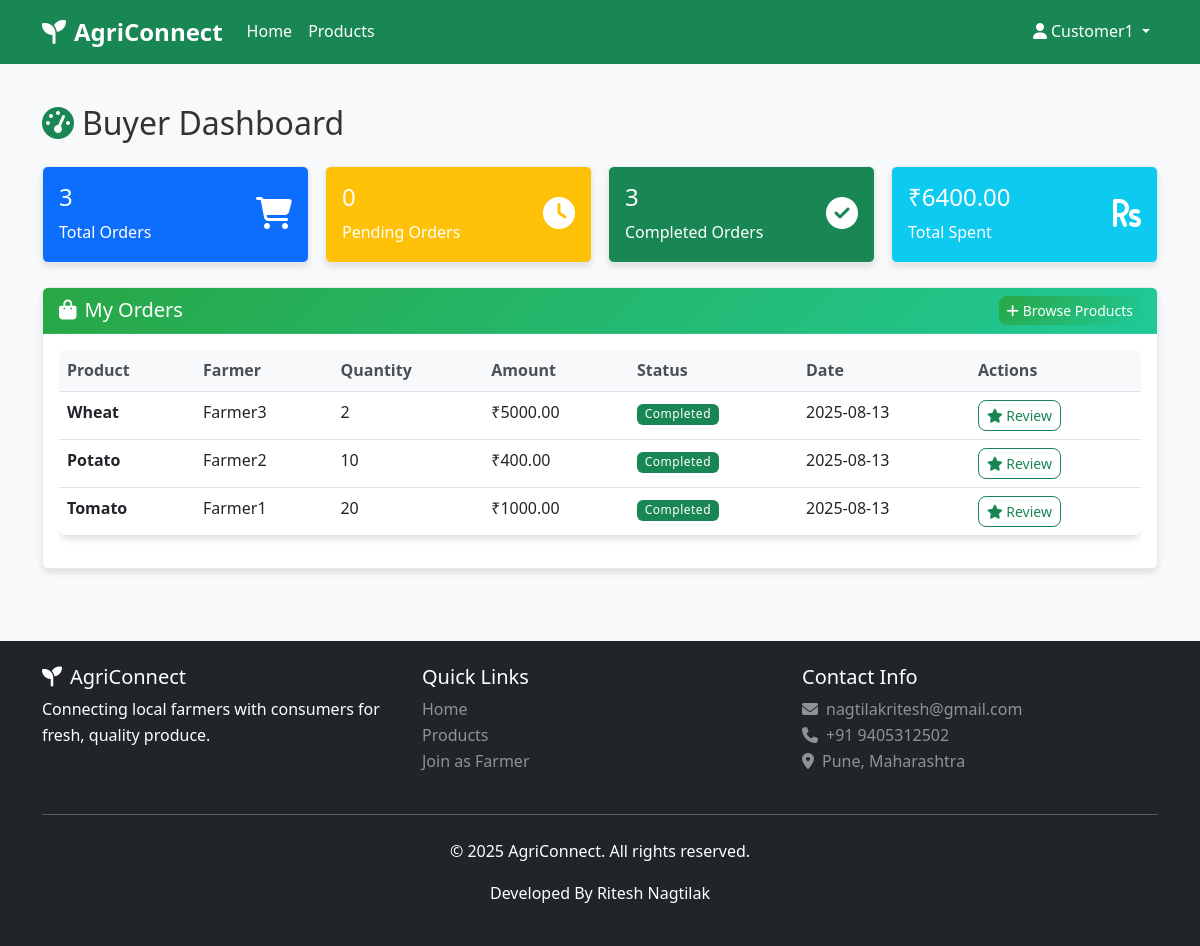
The page /buyer/dashboard (signed in) on the database its author committed.
### tables this page shows
CREATE TABLE orders (
            id INTEGER PRIMARY KEY AUTOINCREMENT,
            buyer_id INTEGER NOT NULL,
            farmer_id INTEGER NOT NULL,
            product_id INTEGER NOT NULL,
            quantity INTEGER NOT NULL,
            total_amount REAL NOT NULL,
            status TEXT DEFAULT 'pending',
            created_at TIMESTAMP DEFAULT CURRENT_TIMESTAMP,
            FOREIGN KEY (buyer_id) REFERENCES users (id),
            FOREIGN KEY (farmer_id) REFERENCES users (id),
            FOREIGN KEY (product_id) REFERENCES products (id)
        );

CREATE TABLE products (
            id INTEGER PRIMARY KEY AUTOINCREMENT,
            farmer_id INTEGER NOT NULL,
            name TEXT NOT NULL,
            category TEXT NOT NULL,
            price REAL NOT NULL,
            unit TEXT NOT NULL,
            stock_quantity INTEGER NOT NULL,
            description TEXT,
            image_filename TEXT,
            created_at TIMESTAMP DEFAULT CURRENT_TIMESTAMP,
            FOREIGN KEY (farmer_id) REFERENCES users (id)
        );

CREATE TABLE users (
            id INTEGER PRIMARY KEY AUTOINCREMENT,
            username TEXT UNIQUE NOT NULL,
            email TEXT UNIQUE NOT NULL,
            password_hash TEXT NOT NULL,
            user_type TEXT NOT NULL,
            full_name TEXT NOT NULL,
            phone TEXT,
            address TEXT,
            created_at TIMESTAMP DEFAULT CURRENT_TIMESTAMP
        );

### app.py (the view)
@app.route('/buyer/dashboard')
def buyer_dashboard():
    if 'user_id' not in session or session['user_type'] != 'buyer':
        return redirect(url_for('login'))
    conn = get_db_connection()
    orders = conn.execute('''
        SELECT o.*, p.name as product_name, u.full_name as farmer_name
        FROM orders o
        JOIN products p ON o.product_id = p.id
        JOIN users u ON o.farmer_id = u.id
        WHERE o.buyer_id = ?
        ORDER BY o.created_at DESC
    ''', (session['user_id'],)).fetchall()
    conn.close()
    return render_template('buyer_dashboard.html', orders=orders)

### app.py (called while the page is built)
def get_db_connection():
    conn = sqlite3.connect('agriconnect.db')
    conn.row_factory = sqlite3.Row
    return conn

### templates/buyer_dashboard.html (shortened to what this page needs)
{% extends "base.html" %}
{% block content %}
<div class="container py-4">
    <div class="row">
        <div class="col-12">
            <h2 class="mb-4"><i class="fas fa-tachometer-alt me-2 text-success"></i>Buyer Dashboard</h2>
        </div>
    </div>
    <div class="row g-3 mb-4">
        <div class="col-md-3">
            <div class="card bg-primary text-white">
                <div class="card-body">
                    <div class="d-flex justify-content-between">
                        <div>
                            <h4>{{ orders|length }}</h4>
                            <p class="mb-0">Total Orders</p>
                        </div>
                        <div class="align-self-center">
                            <i class="fas fa-shopping-cart fa-2x"></i>
                        </div>
                    </div>
                </div>
            </div>
        </div>
        <div class="col-md-3">
            <div class="card bg-warning text-white">
                <div class="card-body">
                    <div class="d-flex justify-content-between">
                        <div>
                            <h4>{{ orders|selectattr("status", "equalto", "pending")|list|length }}</h4>
                            <p class="mb-0">Pending Orders</p>
                        </div>
                        <div class="align-self-center">
                            <i class="fas fa-clock fa-2x"></i>
                        </div>
                    </div>
                </div>
            </div>
        </div>
        <div class="col-md-3">
            <div class="card bg-success text-white">
                <div class="card-body">
                    <div class="d-flex justify-content-between">
                        <div>
                            <h4>{{ orders|selectattr("status", "equalto", "completed")|list|length }}</h4>
                            <p class="mb-0">Completed Orders</p>
                        </div>
                        <div class="align-self-center">
                            <i class="fas fa-check-circle fa-2x"></i>
                        </div>
                    </div>
                </div>
            </div>
        </div>
        <div class="col-md-3">
            <div class="card bg-info text-white">
                <div class="card-body">
                    <div class="d-flex justify-content-between">
                        <div>
                            <h4>₹{{ "%.2f"|format(orders|sum(attribute="total_amount")) }}</h4>
                            <p class="mb-0">Total Spent</p>
                        </div>
                        <div class="align-self-center">
                            <i class="fas fa-rupee-sign fa-2x"></i>
                        </div>
                    </div>
                </div>
            </div>
        </div>
    </div>
    <div class="row">
        <div class="col-12">
            <div class="card">
                <div class="card-header d-flex justify-content-between align-items-center">
                    <h5 class="mb-0"><i class="fas fa-shopping-bag me-2"></i>My Orders</h5>
                    <a href="{{ url_for('product_list') }}" class="btn btn-success btn-sm">
                        <i class="fas fa-plus me-1"></i>Browse Products
                    </a>
                </div>
                <div class="card-body">
                    {% if orders %}
                        <div class="table-responsive">
                            <table class="table table-hover">
                                <thead>
                                    <tr>
                                        <th>Product</th>
                                        <th>Farmer</th>
                                        <th>Quantity</th>
                                        <th>Amount</th>
                                        <th>Status</th>
                                        <th>Date</th>
                                        <th>Actions</th>
                                    </tr>
                                </thead>
                                <tbody>
                                    {% for order in orders %}
                                    <tr>
                                        <td>
                                            <span class="fw-semibold">{{ order.product_name }}</span>
                                        </td>
                                        <td>{{ order.farmer_name }}</td>
                                        <td>{{ order.quantity }}</td>
                                        <td>₹{{ "%.2f"|format(order.total_amount) }}</td>
                                        <td>
                                            {% if order.status == 'pending' %}
                                                <span class="badge bg-warning">{{ order.status.title() }}</span>
                                            {% elif order.status == 'completed' %}
                                                <span class="badge bg-success">{{ order.status.title() }}</span>
                                            {% elif order.status == 'cancelled' %}
                                                <span class="badge bg-danger">{{ order.status.title() }}</span>
                                            {% else %}
                                                <span class="badge bg-secondary">{{ order.status.title() }}</span>
                                            {% endif %}
                                        </td>
                                        <td>{{ order.created_at.split(' ')[0] if order.created_at else 'N/A' }}</td>
                                        <td>
                                            {% if order.status == 'completed' %}
                                                <button class="btn btn-sm btn-outline-success" data-bs-toggle="modal" data-bs-target="#reviewModal{{ order.id }}">
                                                    <i class="fas fa-star"></i> Review
                                                </button>
                                            {% endif %}
                                        </td>
                                    </tr>
                                    {% endfor %}
                                </tbody>
                            </table>
                        </div>
                    {% endif %}
                </div>
            </div>
        </div>
    </div>
</div>
{% endblock %}

### templates/base.html (shortened to what this page needs)
<!DOCTYPE html>
<html lang="en">
<head>
    <link href="https://cdnjs.cloudflare.com/ajax/libs/bootstrap/5.3.0/css/bootstrap.min.css" rel="stylesheet">
    <link href="https://cdnjs.cloudflare.com/ajax/libs/font-awesome/6.4.0/css/all.min.css" rel="stylesheet">
    <link href="{{ url_for('static', filename='css/style.css') }}" rel="stylesheet">
</head>
<body>
    <nav class="navbar navbar-expand-lg navbar-light bg-success fixed-top">
        <div class="container">
            <a class="navbar-brand text-white fw-bold" href="{{ url_for('index') }}">
                <i class="fas fa-seedling me-2"></i>AgriConnect
            </a>
            <div class="collapse navbar-collapse" id="navbarNav">
                <ul class="navbar-nav me-auto">
                    <li class="nav-item">
                        <a class="nav-link text-white" href="{{ url_for('index') }}">Home</a>
                    </li>
                    <li class="nav-item">
                        <a class="nav-link text-white" href="{{ url_for('product_list') }}">Products</a>
                    </li>
                </ul>
                <ul class="navbar-nav">
                    {% if session.user_id %}
                        <li class="nav-item dropdown">
                            <a class="nav-link dropdown-toggle text-white" href="#" id="navbarDropdown" role="button" data-bs-toggle="dropdown">
                                <i class="fas fa-user me-1"></i>{{ session.username }}
                            </a>
                        </li>
                    {% endif %}
                </ul>
            </div>
        </div>
    </nav>
    <main style="margin-top: 80px;">
        {% block content %}{% endblock %}
    </main>
    <footer class="bg-dark text-white py-4 mt-5">
        <div class="container">
            <div class="row">
                <div class="col-md-4">
                    <h5><i class="fas fa-seedling me-2"></i>AgriConnect</h5>
                    <p>Connecting local farmers with consumers for fresh, quality produce.</p>
                </div>
                <div class="col-md-4">
                    <h5>Quick Links</h5>
                    <ul class="list-unstyled">
                        <li><a href="{{ url_for('index') }}" class="text-white-50">Home</a></li>
                        <li><a href="{{ url_for('product_list') }}" class="text-white-50">Products</a></li>
                        <li><a href="{{ url_for('register_form', user_type='farmer') }}" class="text-white-50">Join as Farmer</a></li>
                    </ul>
                </div>
                <div class="col-md-4">
                    <h5>Contact Info</h5>
                    <p class="text-white-50">
                        <i class="fas fa-envelope me-2"></i>nagtilakritesh@gmail.com<br>
                        <i class="fas fa-phone me-2"></i>+91 9405312502<br>
                        <i class="fas fa-map-marker-alt me-2"></i>Pune, Maharashtra
                    </p>
                </div>
            </div>
            <hr class="my-4">
            <div class="text-center">
                <p>&copy; 2025 AgriConnect. All rights reserved.</p>
                <p>Developed By Ritesh Nagtilak</p>
            </div>
        </div>
    </footer>
</body>
</html>

### static/css/style.css (style rules this page uses)
:root { --primary-color: #28a745; --secondary-color: #6c757d; --success-color: #28a745; --danger-color: #dc3545; --warning-color: #ffc107; --info-color: #17a2b8; --light-color: #f8f9fa; --dark-color: #343a40; --font-family: 'Segoe UI', Tahoma, Geneva, Verdana, sans-serif; --border-radius: 8px; --box-shadow: 0 4px 6px rgba(0, 0, 0, 0.1); --transition: all 0.3s ease; }
* { margin: 0; padding: 0; box-sizing: border-box; }
body { font-family: var(--font-family); line-height: 1.6; color: #333; background-color: #f8f9fa; }
.btn { border-radius: var(--border-radius); transition: var(--transition); font-weight: 500; }
.btn-success { background: linear-gradient(135deg, #28a745, #20c997); border: none; }
.navbar-brand { font-size: 1.5rem; font-weight: 700; }
.navbar-nav .nav-link { font-weight: 500; transition: var(--transition); }
.table { background: white; border-radius: var(--border-radius); overflow: hidden; box-shadow: var(--box-shadow); }
.table th { background-color: #f8f9fa; border-top: none; font-weight: 600; color: #495057; }
.badge { font-weight: 500; letter-spacing: 0.5px; }
.card { border: 1px solid #e9ecef; box-shadow: var(--box-shadow); transition: var(--transition); }
.card-header { background: linear-gradient(135deg, #28a745, #20c997); color: white; border-bottom: 1px solid rgba(255, 255, 255, 0.1); }
footer { background-color: #343a40 !important; }
footer a { text-decoration: none; transition: var(--transition); }

### rows shown on the page
orders: product_name "Wheat", farmer_name "Farmer3", quantity "2", total_amount "5000.00", status "Completed", created_at "2025-08-13"
orders: product_name "Potato", farmer_name "Farmer2", quantity "10", total_amount "400.00", status "Completed", created_at "2025-08-13"
orders: product_name "Tomato", farmer_name "Farmer1", quantity "20", total_amount "1000.00", status "Completed", created_at "2025-08-13"

### other values the page prints
{{ session.username }} "Customer1"
{{ orders|length }} "3"
{{ orders|selectattr("status", "equalto", "pending")|list|length }} "0"
{{ orders|selectattr("status", "equalto", "completed")|list|length }} "3"
{{ "%.2f"|format(orders|sum(attribute="total_amount")) }} "6400.00"
